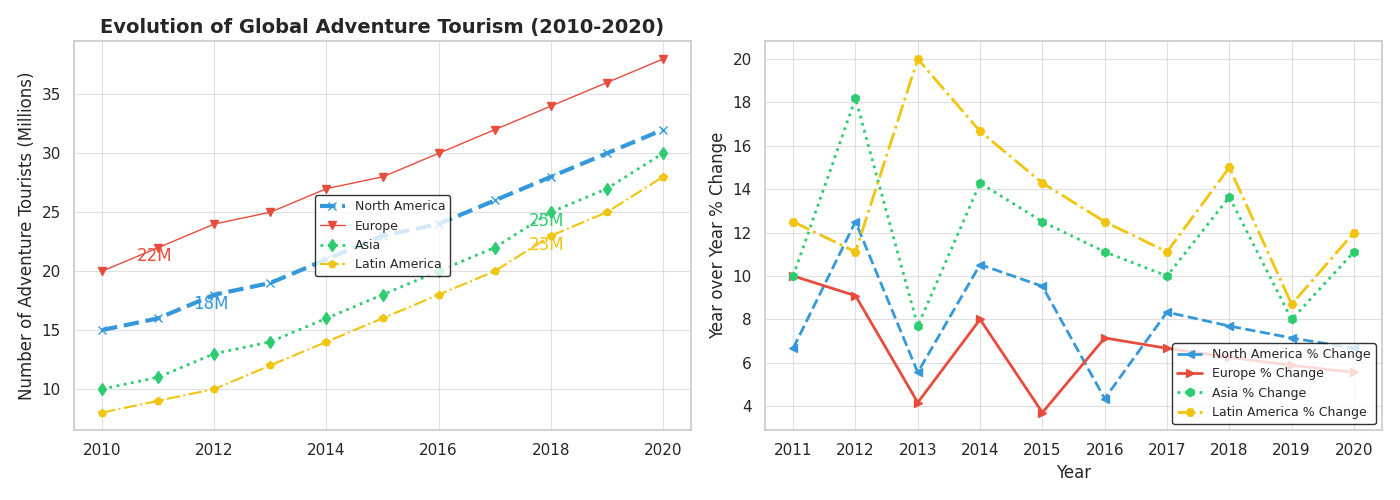

Reproduce this figure in Python.
import matplotlib.pyplot as plt
import numpy as np
from matplotlib.ticker import MaxNLocator

years = np.arange(2010, 2021)

north_america = np.array([15, 16, 18, 19, 21, 23, 24, 26, 28, 30, 32])
europe = np.array([20, 22, 24, 25, 27, 28, 30, 32, 34, 36, 38])
asia = np.array([10, 11, 13, 14, 16, 18, 20, 22, 25, 27, 30])
latin_america = np.array([8, 9, 10, 12, 14, 16, 18, 20, 23, 25, 28])

percent_change_na = np.diff(north_america) / north_america[:-1] * 100
percent_change_eu = np.diff(europe) / europe[:-1] * 100
percent_change_asia = np.diff(asia) / asia[:-1] * 100
percent_change_la = np.diff(latin_america) / latin_america[:-1] * 100

fig, axs = plt.subplots(1, 2, figsize=(14, 5))

axs[0].plot(years, north_america, label='North America', marker='x', color='#3498db', linestyle='--', linewidth=3)
axs[0].plot(years, europe, label='Europe', marker='v', color='#e74c3c', linestyle='-', linewidth=1)
axs[0].plot(years, asia, label='Asia', marker='d', color='#2ecc71', linestyle=':', linewidth=2)
axs[0].plot(years, latin_america, label='Latin America', marker='p', color='#f1c40f', linestyle='-.', linewidth=1.5)

for region, color, data in zip(
    ['North America', 'Europe', 'Asia', 'Latin America'],
    ['#3498db', '#e74c3c', '#2ecc71', '#f1c40f'],
    [north_america, europe, asia, latin_america]
):
    turning_point_index = np.argmax(np.diff(data))
    axs[0].annotate(f"{data[turning_point_index + 1]}M",
                    (years[turning_point_index + 1], data[turning_point_index + 1]),
                    textcoords="offset points", xytext=(10,-10), ha='right', color=color)

axs[0].set_title("Evolution of Global Adventure Tourism (2010-2020)", fontsize=14, fontweight='bold')
axs[0].set_ylabel("Number of Adventure Tourists (Millions)", fontsize=12)
axs[0].legend(loc='center', fontsize=9, edgecolor='black')
axs[0].grid(True, linestyle='-', linewidth=0.8, alpha=0.6)
axs[0].xaxis.set_major_locator(MaxNLocator(integer=True))

axs[1].plot(years[1:], percent_change_na, label='North America % Change', marker='<', color='#3498db', linestyle='--', linewidth=2)
axs[1].plot(years[1:], percent_change_eu, label='Europe % Change', marker='>', color='#e74c3c', linestyle='-', linewidth=2)
axs[1].plot(years[1:], percent_change_asia, label='Asia % Change', marker='h', color='#2ecc71', linestyle=':', linewidth=2)
axs[1].plot(years[1:], percent_change_la, label='Latin America % Change', marker='H', color='#f1c40f', linestyle='-.', linewidth=2)

axs[1].set_xlabel("Year", fontsize=12)
axs[1].set_ylabel("Year over Year % Change", fontsize=12)
axs[1].legend(loc='lower right', fontsize=9, edgecolor='black')
axs[1].grid(True, linestyle='-', linewidth=0.8, alpha=0.6)
axs[1].xaxis.set_major_locator(MaxNLocator(integer=True))

plt.tight_layout()
plt.show()
